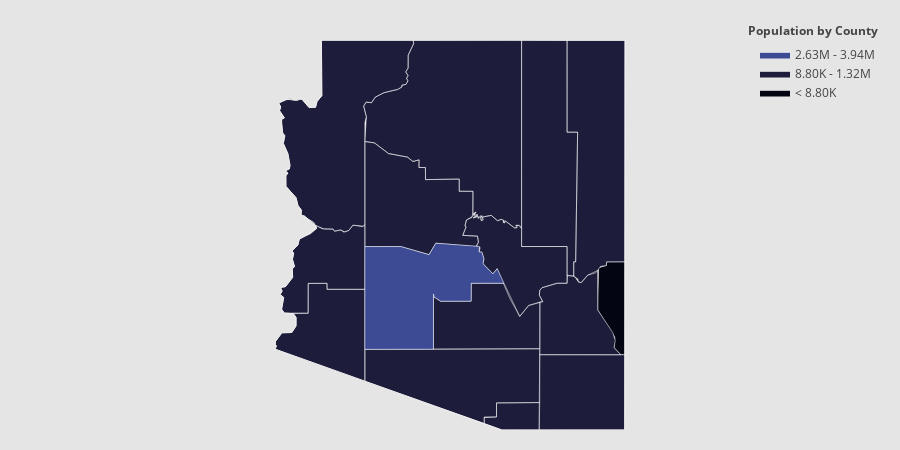

Source (notebook cell):
### Code cell
import plotly.figure_factory as ff
import numpy as np
import pandas as pd

df_sample = pd.read_csv('https://raw.githubusercontent.com/plotly/datasets/master/minoritymajority.csv')
df_sample_r = df_sample[df_sample['STNAME'] == 'Arizona']

values = df_sample_r['TOT_POP'].tolist()
fips = df_sample_r['FIPS'].tolist()

endpts = list(np.mgrid[min(values):max(values):4j])
colorscale = ["#030512","#1d1d3b","#323268","#3d4b94","#3e6ab0",
              "#4989bc","#60a7c7","#85c5d3","#b7e0e4","#eafcfd"]
fig = ff.create_choropleth(
    fips=fips, values=values, scope=['Arizona'], show_state_data=True,
    colorscale=colorscale, binning_endpoints=endpts, round_legend_values=True,
    plot_bgcolor='rgb(229,229,229)',
    paper_bgcolor='rgb(229,229,229)',
    legend_title='Population by County',
    county_outline={'color': 'rgb(255,255,255)', 'width': 0.5},
    exponent_format=True,
)
fig.layout.template = None
fig.show()

### Figure 1 — Plotly figure (JSON) as saved in the notebook; plotly's stock layout.template omitted (floating-point values rounded to 4 significant figures; data arrays with more than 128 entries replaced by an {"elided": "..."} marker saying what was removed)
{"data": [{"fill": "toself", "fillcolor": "#030512", "hoverinfo": "none", "line": {"color": "rgb(255,255,255)", "width": 0.5}, "mode": "lines", "name": "< 8.80K", "type": "scatter", "x": [-109.5, -109.5, -109.4, -109.3, -109.0, -109.0, -109.1, -109.2, -109.2, -109.5, -109.5, null], "y": [33.18, 33.69, 33.72, 33.78, 33.78, 32.43, 32.43, 32.53, 32.68, 33.08, 33.18, null]}, {"fill": "toself", "fillcolor": "#1d1d3b", "hoverinfo": "none", "line": {"color": "rgb(255,255,255)", "width": 0.5}, "mode": "lines", "name": "8.80K - 1.32M", "type": "scatter", "x": {"elided": "343 float values"}, "y": {"elided": "343 float values"}}, {"fill": "toself", "fillcolor": "#323268", "hoverinfo": "none", "line": {"color": "rgb(255,255,255)", "width": 0.5}, "mode": "lines", "name": "1.32M - 2.63M", "type": "scatter", "x": [], "y": []}, {"fill": "toself", "fillcolor": "#3d4b94", "hoverinfo": "none", "line": {"color": "rgb(255,255,255)", "width": 0.5}, "mode": "lines", "name": "2.63M - 3.94M", "type": "scatter", "x": [-113.3, -113.3, -112.7, -112.3, -112.2, -111.4, -111.5, -111.4, -111.4, -111.4, -111.2, -111.2, -111.0, -111.6, -111.6, -112.1, -112.2, -112.2, -112.2, -113.3, -113.3, null], "y": [33.49, 34.0, 34.0, 33.88, 34.05, 34.0, 33.92, 33.92, 33.82, 33.75, 33.6, 33.68, 33.47, 33.47, 33.21, 33.2, 33.27, 33.31, 32.51, 32.5, 33.49, null]}, {"fill": "toself", "fillcolor": "#3e6ab0", "hoverinfo": "none", "line": {"color": "rgb(255,255,255)", "width": 0.5}, "mode": "lines", "name": "> 3.94M", "type": "scatter", "x": [], "y": []}, {"hoverinfo": "text", "legendgroup": "centroids", "marker": {"color": "white", "opacity": 0}, "mode": "markers", "name": "US Counties", "selected": {"marker": {"color": "white", "opacity": 1, "size": 3}}, "showlegend": false, "text": ["County: Apache<br>State: Arizona<br>FIPS: 04001<br>Value: 73195", "County: Cochise<br>State: Arizona<br>FIPS: 04003<br>Value: 132088", "County: Coconino<br>State: Arizona<br>FIPS: 04005<br>Value: 136011", "County: Gila<br>State: Arizona<br>FIPS: 04007<br>Value: 53144", "County: Graham<br>State: Arizona<br>FIPS: 04009<br>Value: 37416", "County: Greenlee<br>State: Arizona<br>FIPS: 04011<br>Value: 8802", "County: La Paz<br>State: Arizona<br>FIPS: 04012<br>Value: 20281", "County: Maricopa<br>State: Arizona<br>FIPS: 04013<br>Value: 3942169", "County: Mohave<br>State: Arizona<br>FIPS: 04015<br>Value: 203334", "County: Navajo<br>State: Arizona<br>FIPS: 04017<br>Value: 107094", "County: Pima<br>State: Arizona<br>FIPS: 04019<br>Value: 992394", "County: Pinal<br>State: Arizona<br>FIPS: 04021<br>Value: 387365", "County: Santa Cruz<br>State: Arizona<br>FIPS: 04023<br>Value: 47303", "County: Yavapai<br>State: Arizona<br>FIPS: 04025<br>Value: 212637", "County: Yuma<br>State: Arizona<br>FIPS: 04027<br>Value: 200022"], "type": "scatter", "unselected": {"marker": {"opacity": 0}}, "x": [-109.5, -109.8, -111.8, -110.8, -109.9, -109.2, -114.0, -112.5, -113.8, -110.3, -111.8, -111.3, -110.8, -112.6, -113.9], "y": [35.4, 31.88, 35.84, 33.8, 32.93, 33.22, 33.73, 33.35, 35.7, 35.4, 32.1, 32.9, 31.53, 34.6, 32.77]}, {"hoverinfo": "text", "legendgroup": "States", "line": {"color": "rgb(240, 240, 240)", "width": 1}, "mode": "lines", "showlegend": false, "type": "scatter", "x": [-114.8, -114.8, -114.8, -114.8, -114.7, -114.5, -114.5, -114.5, -114.5, -114.7, -114.7, -114.7, -114.7, -114.7, -114.7, -114.6, -114.5, -114.5, -114.5, -114.5, -114.5, -114.5, -114.4, -114.4, -114.1, -114.2, -114.4, -114.4, -114.4, -114.5, -114.6, -114.6, -114.6, -114.6, -114.6, -114.6, -114.6, -114.7, -114.7, -114.7, -114.7, -114.7, -114.7, -114.7, -114.7, -114.8, -114.6, -114.4, -114.4, -114.4, -114.3, -114.1, -114.1, -114.0, -114.1, -109.0, -109.1, -111.1, -114.8, null], "y": [32.51, 32.56, 32.56, 32.62, 32.75, 32.75, 32.85, 32.97, 33.02, 33.03, 33.09, 33.26, 33.3, 33.35, 33.41, 33.42, 33.55, 33.68, 33.71, 33.81, 33.9, 33.93, 34.02, 34.11, 34.26, 34.35, 34.46, 34.53, 34.6, 34.71, 34.88, 35.03, 35.07, 35.1, 35.13, 35.18, 35.35, 35.5, 35.61, 35.65, 35.81, 35.85, 35.87, 35.98, 36.03, 36.08, 36.14, 36.13, 36.15, 36.14, 36.02, 36.03, 36.11, 36.19, 37.0, 37.0, 31.33, 31.33, 32.51, null]}], "layout": {"annotations": [{"showarrow": false, "text": "<b>Population by County</b>", "x": 1, "xanchor": "right", "xref": "paper", "y": 1.05, "yref": "paper"}], "dragmode": "select", "height": 450, "hovermode": "closest", "legend": {"traceorder": "reversed", "x": 1, "xanchor": "right", "y": 1, "yanchor": "top"}, "margin": {"b": 20, "l": 20, "r": 20, "t": 40}, "paper_bgcolor": "rgb(229,229,229)", "plot_bgcolor": "rgb(229,229,229)", "width": 900, "xaxis": {"autorange": false, "fixedrange": true, "range": [-119.0, -104.8], "showgrid": false, "showticklabels": false, "zeroline": false}, "yaxis": {"autorange": false, "fixedrange": true, "range": [31.33, 37.0], "showgrid": false, "showticklabels": false, "zeroline": false}}}
